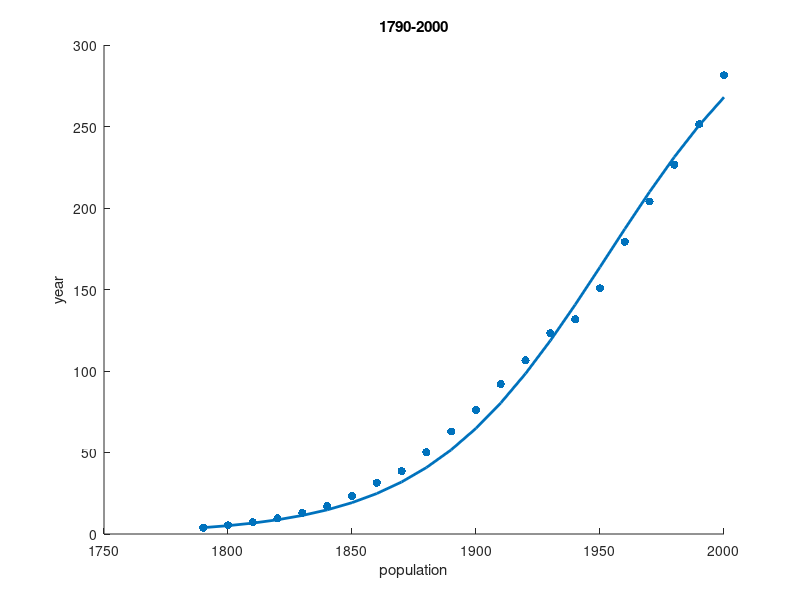

The MATLAB source for this figure:
clear;clc;
pop=[3.9, 5.3, 7.2, 9.6, 12.9, 17.1, 23.2, 31.4, 38.6, 50.2, 62.9, 76.0, ...
   92.0, 106.5, 123.2, 131.7, 150.7, 179.3, 204.0, 226.5, 251.4, 281.4];%population
year=0:length(pop)-1;
x0=[335.2095,3.9,0.2886];%initial
F=@(x,xdata)x(1)./(1+(x(1)/3.9-1)*exp(-x(2)*xdata)); %x(1)=pm; x(2)=r;
[x,resnorm] = lsqcurvefit(F,x0,year',pop')
scatter(year*10+1790,pop,'red','filled');
hold on;
pred=x(1)./(1+(x(1)/3.9-1)*exp(-x(2)*year));
plot(year*10+1790,pred,'LineWidth',2);
xlabel('population');
ylabel('year');
title('1790-2000');
pred1=x(1)/(1+(x(1)/3.9-1)*exp(-x(2)*21))
